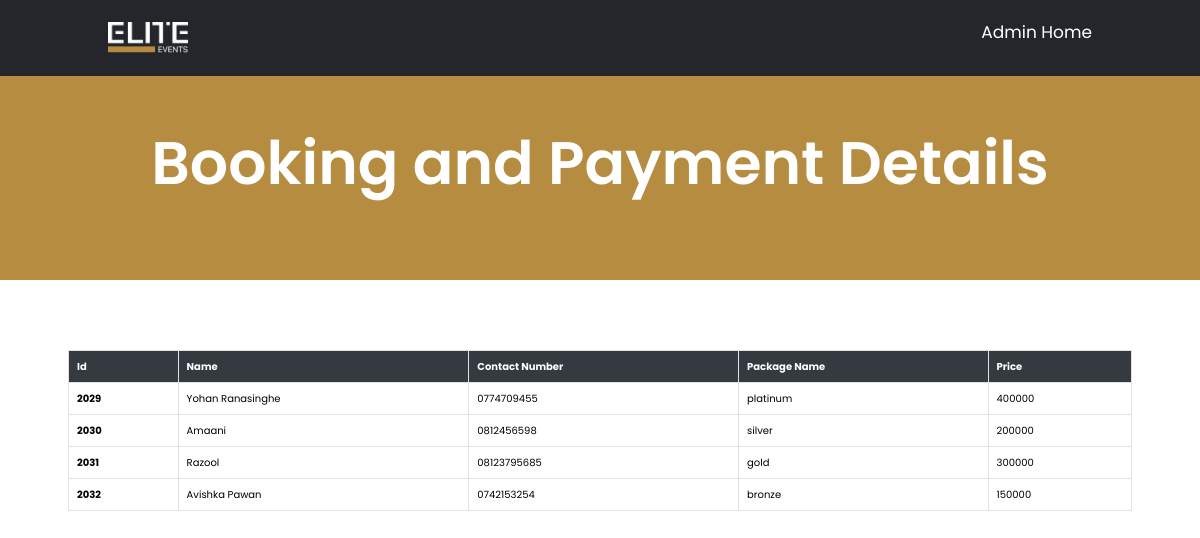
The page /viewbooking.php on the database its author committed.
### tables this page shows
CREATE TABLE `officer_form` (
  `Id` int(255) NOT NULL,
  `name` varchar(255) NOT NULL,
  `contactnumber` varchar(255) NOT NULL,
  `package` varchar(255) NOT NULL,
  `price` varchar(255) NOT NULL,
  `cardnumber` varchar(255) NOT NULL,
  `expirydate` varchar(255) NOT NULL,
  `cvv` int(255) NOT NULL
);

### viewbooking.php (the view, shortened to what this page needs)
<?php
include("config.php");
?>
<!DOCTYPE html>
<html lang="en">
<head>
    <link rel="stylesheet" href="https://cdnjs.cloudflare.com/ajax/libs/font-awesome/5.15.3/css/all.min.css">
    <link rel="stylesheet" href="https://cdnjs.cloudflare.com/ajax/libs/font-awesome/6.5.1/css/all.min.css">
    <link href="https://cdn.jsdelivr.net/npm/bootstrap@5.3.2/dist/css/bootstrap.min.css" rel="stylesheet">
    <link rel="stylesheet" href="viewbooking.css"/>
</head>
<body>
    <div class="hero">
    <nav> <img src="assests/logo.png" class="logo">
    <ul>
    <li> <a href="admin.html">Admin Home</a></li>
    </ul>
    </nav>
     <h1>Booking and Payment Details</h1>
    </div>
    <section class="about">
    <table class="table">
  <thead class="table-dark">
    <tr>
      <th scope="col">Id</th>
      <th scope="col">Name</th>
      <th scope="col">Contact Number</th>
      <th scope="col">Package Name</th>
      <th scope="col">Price</th>
    </tr>
  </thead>
  <tbody>
  <?php
$sql="Select * from officer_form";
$result=mysqli_query($conn,$sql);
if($result){
    while($row=mysqli_fetch_assoc($result)){
        $Id = $row['Id'];
        $name = $row['name'];
        $contactnumber = $row['contactnumber'];
        $package = $row['package'];
        $price = $row['price'];
        echo'<tr>
        <th scope="row">'.$Id.'</th>
        <td>'.$name.'</td>
        <td>'.$contactnumber.'</td>
        <td>'.$package.'</td>
        <td>'.$price.'</td>
        </tr>';
    }
}
?>
</table>
    </section>
</body>
</html>

### viewbooking.css (style rules this page uses)
:root { --gold:#B68D40; --black:#24262b; }
* { font-family: 'Poppins', sans-serif; margin: 0; padding: 0; box-sizing: border-box; }
*, *::after, *::before { margin: 0; padding: 0; box-sizing: border-box; }
html { font-size: 62.5%; overflow-x: hidden; scroll-padding-top: 6.5rem; scroll-behavior: smooth; }
section { padding:3rem 4%; }
.hero { width: 100%; height: 35vh; background: var(--gold); position:relative; padding: 0 5%; display: flex; align-items: center; justify-content: center; }
.hero h1 { font-size: 60px; margin-top: 50px; color: #fff; font-weight: 600; }
.about { margin: 20px; }
.table { width: 100%; border-collapse: collapse; margin-top: 20px; margin-bottom: 400px; }
.table-dark th { background-color: #343a40; color: #fff; }
.table tbody tr:nth-child(even) { background-color: #f2f2f2; }
.table th, .table td { padding: 8px; text-align: left; border: 1px solid #dee2e6; }
nav { width: 100%; position: absolute; top: 0; left: 0; padding: 2rem 9%; display: flex; align-items: center; justify-content: space-between; background: var(--black); }
nav .logo { width: 80px; }
nav ul li { list-style: none; display: inline-block; margin-left: 40px; }
nav ul li a { text-decoration: none; color: #fff; font-size: 17px; }

### rows shown on the page
officer_form: Id "2029", name "Yohan Ranasinghe", contactnumber "0774709455", package "platinum", price "400000"
officer_form: Id "2030", name "Amaani", contactnumber "0812456598", package "silver", price "200000"
officer_form: Id "2031", name "Razool", contactnumber "08123795685", package "gold", price "300000"
officer_form: Id "2032", name "Avishka Pawan", contactnumber "0742153254", package "bronze", price "150000"
